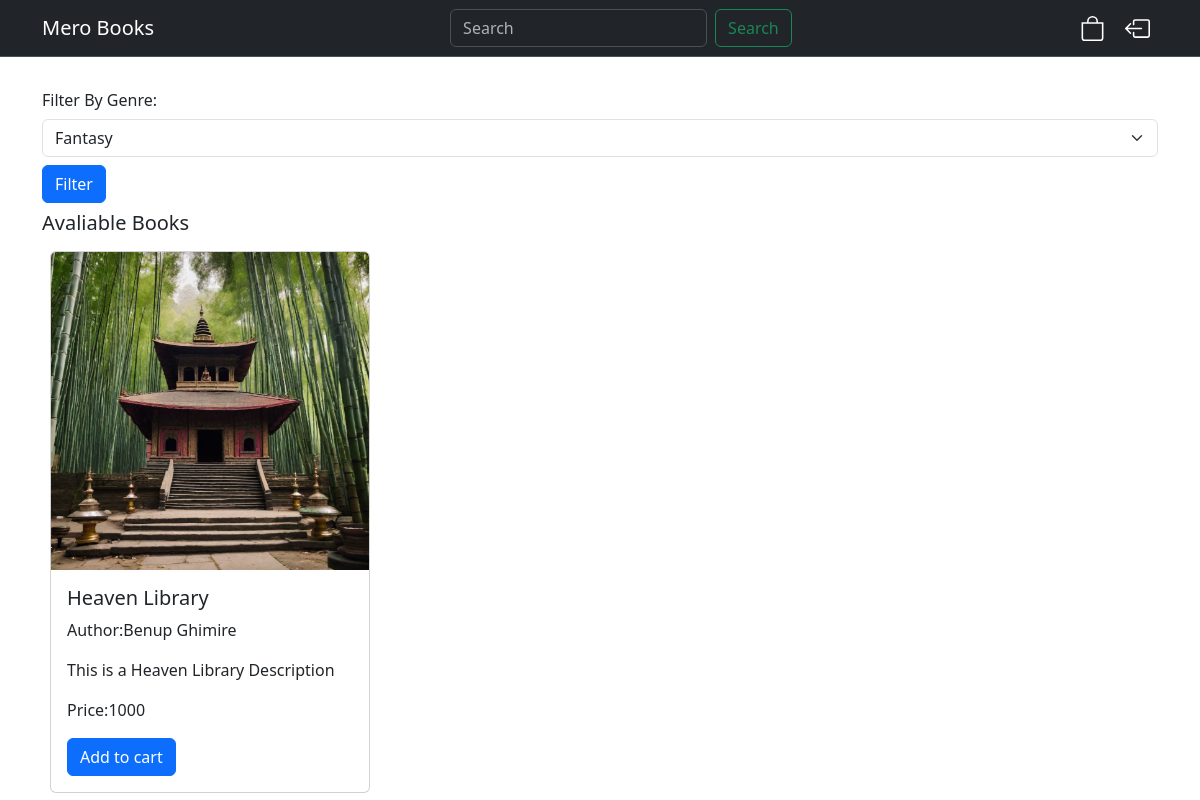
Page / (signed in) on the earlier database version.
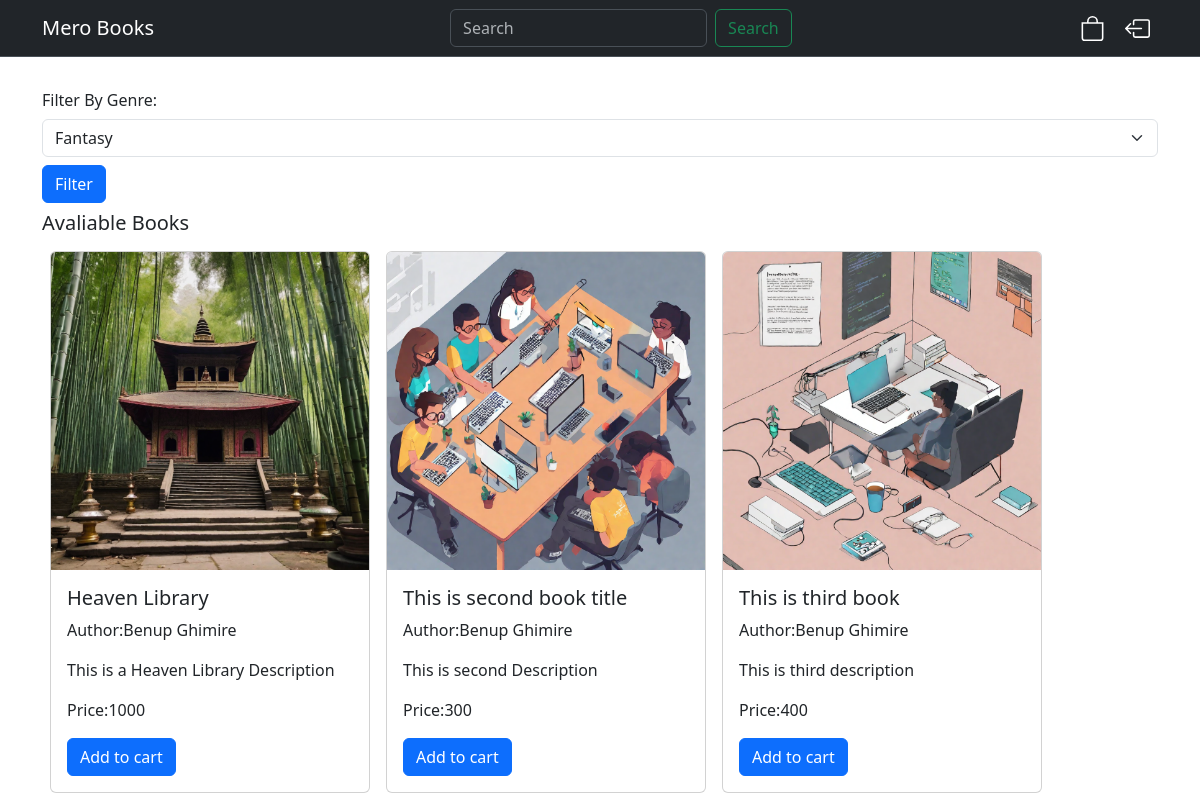
Same page on the later database version.
### store/models.py (models this page shows, shortened)
class Book(models.Model):
    title=models.CharField(max_length=100)
    author=models.ForeignKey(Author,on_delete=models.CASCADE)
    genre=models.ForeignKey(Genre,on_delete=models.CASCADE)
    price=models.IntegerField()
    description=models.TextField()
    book_image=models.ImageField()

class Author(models.Model):
    name=models.CharField(max_length=50)
    def __str__(self) -> str:
        return self.name

### store/views.py (the view, shortened to what this page needs)
# urls.py: path('',HomeView.as_view(),name="home"),
@method_decorator(login_required(login_url='store:login'),name="dispatch")
class HomeView(View):
    def get(self,request):
        genre_id = request.GET.get('genre')
        book_val=request.GET.get('searckBook')
        if genre_id is None and book_val is None:
            books=Book.objects.all()
        elif genre_id is not None:
            books = Book.objects.filter(genre_id=genre_id)
        else:
            books = Book.objects.filter(title__icontains=book_val)
        genre=Genre.objects.all()
        return render(request,'store/home.html',{'books':books,'genre':genre,'messages':''})

### store/templates/store/home.html (shortened to what this page needs)
{% extends 'index.html' %}
{% block content %}
{% include 'storenavbar.html' %}
<div class="container mt-4">
    <form action="{% url 'store:home' %}" method="get">
        <div class="form-group">
            <label for="genre" class="col-form-label">Filter By Genre:</label>
            <select class="form-select" name="genre" id="genre">
              {% for g in genre %}
              <option value="{{ g.id }}">{{ g.name }}</option>
              {% endfor %}
            </select>
        </div>
        <input type="submit" value="Filter" class="btn btn-primary my-2">
    </form>
    <h5>Avaliable Books</h5>
    <div class="row">
        <div class="col d-lg-flex d-md-flex flex-wrap d-block">
            {% for book in books %}
                <div class="card my-2 mx-lg-2 mx-md-2" style="width: 20rem;">
                    <img src="{{book.book_image.url}}" class="card-img-top" alt="{{book.title}}">
                    <div class="card-body">
                    <h5 class="card-title">{{book.title}}</h5>
                    <p class="card-text">Author:{{book.author}}</p>
                    <p class="card-text">{{book.description}}</p>
                    <p class="card-text">Price:{{book.price}}</p>
                    <form method="post" action="{% url 'store:home' %}">
                        <input type="submit" class="btn btn-primary" value="Add to cart">
                    </form>
                    </div>
                </div>
            {% endfor %}
        </div>
    </div>
</div>
{% endblock %}

### templates/index.html (shortened to what this page needs)
<!DOCTYPE html>
<html lang="en">
<head>
    <link href="https://cdn.jsdelivr.net/npm/bootstrap@5.3.2/dist/css/bootstrap.min.css" rel="stylesheet">
</head>
<body>
    {% block content %}
    {% endblock %}
</body>
</html>

### templates/storenavbar.html (shortened to what this page needs)
<nav class="navbar bg-dark border-bottom border-body" data-bs-theme="dark">
    <div class="container">
        <a class="navbar-brand">Mero Books</a>
          <form class="d-flex" role="search" method="get" action="{% url 'store:home' %}">
            <input class="form-control me-2" type="search" name="searckBook" placeholder="Search" aria-label="Search">
            <button class="btn btn-outline-success" type="submit">Search</button>
          </form>
          <div>
            <a href="{% url 'store:cart' %}" class="d-inline-block mx-2"><svg xmlns="http://www.w3.org/2000/svg" width="25" height="25" fill="white" class="bi bi-bag" viewBox="0 0 16 16">
              <path d="M8 1a2.5 2.5 0 0 1 2.5 2.5V4h-5v-.5A2.5 2.5 0 0 1 8 1m3.5 3v-.5a3.5 3.5 0 1 0-7 0V4H1v10a2 2 0 0 0 2 2h10a2 2 0 0 0 2-2V4zM2 5h12v9a1 1 0 0 1-1 1H3a1 1 0 0 1-1-1z"/>
            </svg></a>
            <a href="{% url 'store:logout' %}" class="d-inline-block mx-2"></a>
          </div>
      </div>
</nav>

Differences in the rows shown:
added Book: book_image (picture), title "This is second book title", author "Benup Ghimire", description "This is second Description", price "300"
added Book: book_image (picture), title "This is third book", author "Benup Ghimire", description "This is third description", price "400"
